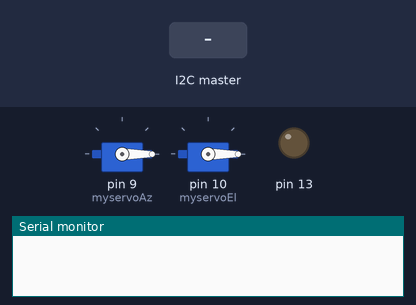
Simulated run of this sketch. Board: Arduino Uno, built with avr-gcc and run on an emulated ATmega328P. On the bench: 2 × servo, output pins drawn as LEDs (lit = HIGH), the last lines printed to the serial monitor. The test bench sets the inputs (shaded band).

Above: at 8.2 s.
8.3 s: the I2C master sends the byte 1
At 9.5 s:
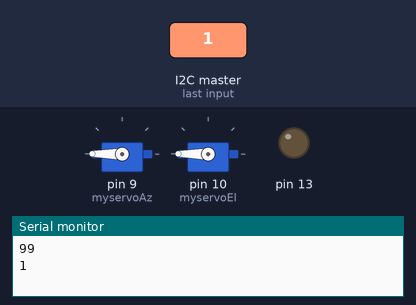
9.8 s: the I2C master sends the byte 2
At 10.3 s:
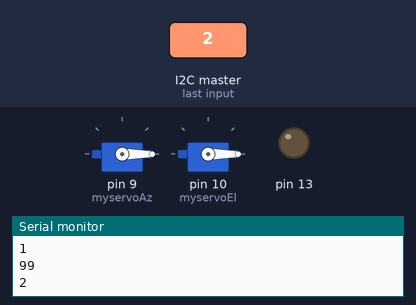
Timing chart, 0 to 12.8 s (numbered marks = the images above; inputs shaded):
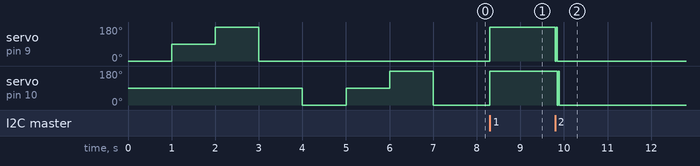

Measured:
- after the input at 8.3 s, servo on pin 9 (myservoAz), servo on pin 10 (myservoEl): 0° → 180° at once
- after the input at 9.8 s, servo on pin 9 (myservoAz): 180° → 0° at once; servo on pin 10 (myservoEl): 180° → 0° after 0.05 s

The sketch:

motor_analog.ino
```cpp
#include <Servo.h>

#include <Servo.h>
#include <Wire.h>
#define SLAVE_ADDRESS 0x04


int state = 0;
Servo myservoAz; // Azimuth
Servo myservoEl; // Elevation


byte number = 0;
byte numAz = 0;
byte numEl = 0;

void setup() {
  pinMode(13, OUTPUT);
  Serial.begin(9600);
  Wire.begin(SLAVE_ADDRESS);

  Wire.onReceive(receiveData);

  myservoAz.attach(9);
  myservoEl.attach(10);

  calbration();
}

void calbration() {
  // initialize Antenna
  myservoAz.write(0);
  delay(1000);
  myservoAz.write(90);
  delay(1000);
  myservoAz.write(180);
  delay(1000);
  myservoAz.write(0);
  delay(1000);

  myservoEl.write(0);
  delay(1000);
  myservoEl.write(90);
  delay(1000);
  myservoEl.write(180);
  delay(1000);
  myservoEl.write(0);
}

void loop() {
  delay(100);
}

// callback for received data
void receiveData(int byteCount){

  while(Wire.available()) {
    number = Wire.read();
    Serial.println(99);
    Serial.println(number);

    if(number == 0x01){
        numAz = byte(Wire.read());
        numEl = byte(Wire.read());
        myservoAz.write(numAz);
        myservoEl.write(numEl);

    }else if(number == 0x02){
          myservoAz.write(0);
          delay(2000);
          myservoAz.write(90);
          delay(2000);
          myservoAz.write(180);
          delay(4000);
          myservoAz.write(0);

          delay(2000);
          myservoEl.write(0);
          delay(2000);
          myservoEl.write(90);
          delay(2000);
          myservoEl.write(180);
          delay(4000);
          myservoEl.write(0);

    }

  }
}
```
